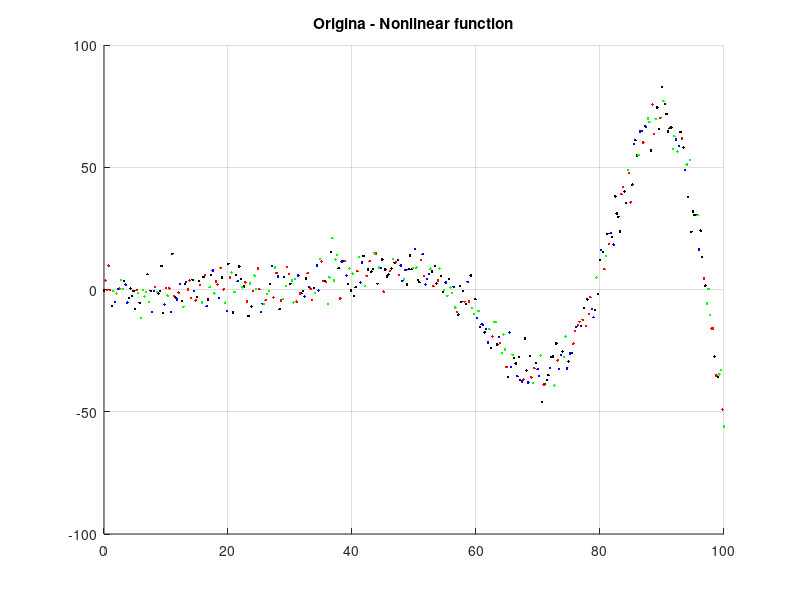

The MATLAB script that drew this image: (Note: this script raises an error after producing the figure.)
clc
clear all

% Ejemplo con Toolbox de un modelo TS
% Datos del Ejemplo:
% 

ndatos = 400;
train_prc = 0.5;
test_prc = 0.25;
val_prc = 0.25;

ntrain = ndatos * train_prc;
ntest = ndatos * test_prc;
nval = ndatos * val_prc;

max_x = 100;
x = linspace(0, max_x, ndatos);
noise = normrnd(0, sqrt(25), [1, ndatos]);
y = 1e-4 * sin(0.001 * x.^2) .* x.^3 + noise;

index_train = datasample(1:ndatos, ntrain);
index_test = datasample(1:ndatos, ntest);
index_val = datasample(1:ndatos, nval);

x_train = x(index_train(1:ntrain));
y_train = y(index_train(1:ntrain));
x_test = x(index_test(1:ntest));
y_test = y(index_test(1:ntest));
x_val = x(index_val(1:nval));
y_val = y(index_val(1:nval));

figure()
hold on
title('Origina - Nonlinear function')
plot(x, y, '.k')
plot(x_train, y_train, '.r')
plot(x_test, y_test, '.b')
plot(x_val, y_val, '.g')
grid on


%% Dependiendo de modelo se tendra y_test, y_train, x_test, x_train 
% con su largo correspondiente dado por: ntest, ntrain
%
max_clusters = 6;
[errtest,errent] = clusters_optimo(y_test,y_train,x_test,x_train, max_clusters);


%% Calcular el error con el numero de cluster (reglas)
% err=errortest(yent,Xent,ytest,Xtest,reglas)


%% Analisis de sensibilidad
% [p indice]=sensibilidad(yent,Xent,reglas)

%% Obtener modelo
% [model, result]=takagisugeno1(iden_y,iden_x,reglas,opcion)

%% Simulacion
% y=ysim(X,a,b,g)



